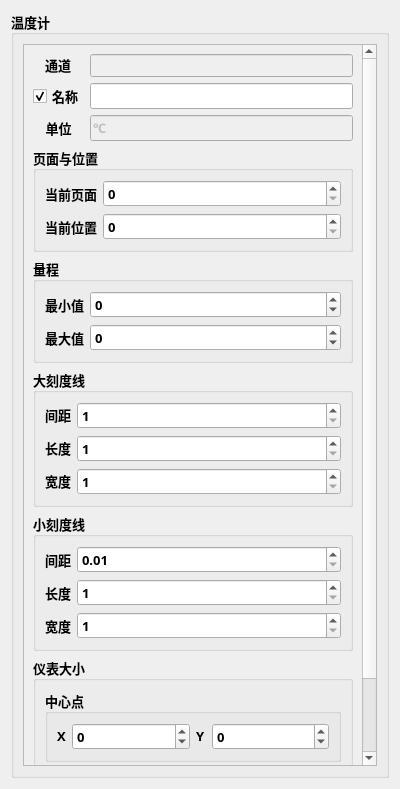
<?xml version="1.0" encoding="UTF-8"?>
<ui version="4.0">
 <class>ThermoMeterConfig</class>
 <widget class="QWidget" name="ThermoMeterConfig">
  <property name="windowModality">
   <enum>Qt::WindowModal</enum>
  </property>
  <property name="geometry">
   <rect>
    <x>0</x>
    <y>0</y>
    <width>400</width>
    <height>789</height>
   </rect>
  </property>
  <property name="sizePolicy">
   <sizepolicy hsizetype="Minimum" vsizetype="Preferred">
    <horstretch>0</horstretch>
    <verstretch>0</verstretch>
   </sizepolicy>
  </property>
  <property name="minimumSize">
   <size>
    <width>200</width>
    <height>300</height>
   </size>
  </property>
  <property name="maximumSize">
   <size>
    <width>400</width>
    <height>16777215</height>
   </size>
  </property>
  <property name="baseSize">
   <size>
    <width>300</width>
    <height>400</height>
   </size>
  </property>
  <property name="font">
   <font>
    <family>楷体</family>
    <pointsize>10</pointsize>
    <weight>75</weight>
    <bold>true</bold>
   </font>
  </property>
  <property name="windowTitle">
   <string>Form</string>
  </property>
  <layout class="QVBoxLayout" name="verticalLayout_4">
   <item>
    <widget class="QGroupBox" name="groupBox_2">
     <property name="title">
      <string>温度计</string>
     </property>
     <layout class="QVBoxLayout" name="verticalLayout_3">
      <item>
       <widget class="QScrollArea" name="scrollArea">
        <property name="sizePolicy">
         <sizepolicy hsizetype="Preferred" vsizetype="Preferred">
          <horstretch>0</horstretch>
          <verstretch>0</verstretch>
         </sizepolicy>
        </property>
        <property name="widgetResizable">
         <bool>true</bool>
        </property>
        <widget class="QWidget" name="scrollAreaWidgetContents">
         <property name="geometry">
          <rect>
           <x>0</x>
           <y>0</y>
           <width>331</width>
           <height>747</height>
          </rect>
         </property>
         <layout class="QVBoxLayout" name="verticalLayout_2">
          <item>
           <layout class="QGridLayout" name="gridLayout_4">
            <item row="0" column="1">
             <widget class="QLineEdit" name="channelLineEdit">
              <property name="enabled">
               <bool>false</bool>
              </property>
              <property name="font">
               <font>
                <family>Arial</family>
                <pointsize>10</pointsize>
               </font>
              </property>
              <property name="focusPolicy">
               <enum>Qt::ClickFocus</enum>
              </property>
              <property name="autoFillBackground">
               <bool>false</bool>
              </property>
              <property name="readOnly">
               <bool>false</bool>
              </property>
              <property name="cursorMoveStyle">
               <enum>Qt::LogicalMoveStyle</enum>
              </property>
             </widget>
            </item>
            <item row="0" column="0" alignment="Qt::AlignHCenter|Qt::AlignVCenter">
             <widget class="QLabel" name="channelLablel">
              <property name="sizePolicy">
               <sizepolicy hsizetype="Preferred" vsizetype="Preferred">
                <horstretch>0</horstretch>
                <verstretch>0</verstretch>
               </sizepolicy>
              </property>
              <property name="text">
               <string>通道</string>
              </property>
              <property name="buddy">
               <cstring>channelLineEdit</cstring>
              </property>
             </widget>
            </item>
            <item row="1" column="0">
             <widget class="QCheckBox" name="titleCheckBox">
              <property name="focusPolicy">
               <enum>Qt::ClickFocus</enum>
              </property>
              <property name="text">
               <string>名称</string>
              </property>
              <property name="checked">
               <bool>true</bool>
              </property>
             </widget>
            </item>
            <item row="1" column="1">
             <widget class="QLineEdit" name="titleLineEdit">
              <property name="focusPolicy">
               <enum>Qt::ClickFocus</enum>
              </property>
             </widget>
            </item>
            <item row="2" column="1">
             <widget class="QLineEdit" name="unitsLineEdit">
              <property name="enabled">
               <bool>false</bool>
              </property>
              <property name="sizePolicy">
               <sizepolicy hsizetype="Preferred" vsizetype="Fixed">
                <horstretch>0</horstretch>
                <verstretch>0</verstretch>
               </sizepolicy>
              </property>
              <property name="text">
               <string>℃</string>
              </property>
             </widget>
            </item>
            <item row="2" column="0">
             <widget class="QLabel" name="label">
              <property name="sizePolicy">
               <sizepolicy hsizetype="Preferred" vsizetype="Preferred">
                <horstretch>0</horstretch>
                <verstretch>0</verstretch>
               </sizepolicy>
              </property>
              <property name="text">
               <string>单位</string>
              </property>
              <property name="alignment">
               <set>Qt::AlignCenter</set>
              </property>
             </widget>
            </item>
           </layout>
          </item>
          <item>
           <widget class="QGroupBox" name="PosGroupBox">
            <property name="title">
             <string>页面与位置</string>
            </property>
            <layout class="QGridLayout" name="gridLayout_6">
             <item row="0" column="0">
              <widget class="QLabel" name="currentPageLablel">
               <property name="text">
                <string>当前页面</string>
               </property>
              </widget>
             </item>
             <item row="0" column="1">
              <widget class="QSpinBox" name="pageSpinBox">
               <property name="sizePolicy">
                <sizepolicy hsizetype="Expanding" vsizetype="Fixed">
                 <horstretch>0</horstretch>
                 <verstretch>0</verstretch>
                </sizepolicy>
               </property>
               <property name="focusPolicy">
                <enum>Qt::ClickFocus</enum>
               </property>
              </widget>
             </item>
             <item row="1" column="0">
              <widget class="QLabel" name="posLablel">
               <property name="text">
                <string>当前位置</string>
               </property>
              </widget>
             </item>
             <item row="1" column="1">
              <widget class="QSpinBox" name="posSpinBox">
               <property name="sizePolicy">
                <sizepolicy hsizetype="Expanding" vsizetype="Fixed">
                 <horstretch>0</horstretch>
                 <verstretch>0</verstretch>
                </sizepolicy>
               </property>
               <property name="focusPolicy">
                <enum>Qt::ClickFocus</enum>
               </property>
              </widget>
             </item>
            </layout>
           </widget>
          </item>
          <item>
           <widget class="QGroupBox" name="groupBox">
            <property name="title">
             <string>量程</string>
            </property>
            <layout class="QGridLayout" name="gridLayout_7">
             <item row="1" column="1">
              <widget class="QSpinBox" name="maxValueSpinBox">
               <property name="sizePolicy">
                <sizepolicy hsizetype="Expanding" vsizetype="Fixed">
                 <horstretch>0</horstretch>
                 <verstretch>0</verstretch>
                </sizepolicy>
               </property>
               <property name="focusPolicy">
                <enum>Qt::ClickFocus</enum>
               </property>
               <property name="minimum">
                <number>-1000</number>
               </property>
               <property name="maximum">
                <number>1000</number>
               </property>
              </widget>
             </item>
             <item row="0" column="1">
              <widget class="QSpinBox" name="minValueSpinBox">
               <property name="sizePolicy">
                <sizepolicy hsizetype="Expanding" vsizetype="Fixed">
                 <horstretch>0</horstretch>
                 <verstretch>0</verstretch>
                </sizepolicy>
               </property>
               <property name="focusPolicy">
                <enum>Qt::ClickFocus</enum>
               </property>
               <property name="minimum">
                <number>-1000</number>
               </property>
               <property name="maximum">
                <number>1000</number>
               </property>
              </widget>
             </item>
             <item row="1" column="0">
              <widget class="QLabel" name="maxLabel">
               <property name="text">
                <string>最大值</string>
               </property>
              </widget>
             </item>
             <item row="0" column="0">
              <widget class="QLabel" name="minLabel">
               <property name="text">
                <string>最小值</string>
               </property>
              </widget>
             </item>
            </layout>
           </widget>
          </item>
          <item>
           <widget class="QGroupBox" name="majorScalegroupBox">
            <property name="font">
             <font>
              <weight>75</weight>
              <bold>true</bold>
             </font>
            </property>
            <property name="title">
             <string>大刻度线</string>
            </property>
            <layout class="QGridLayout" name="gridLayout_2">
             <item row="2" column="1">
              <widget class="QSpinBox" name="majorWidthSpinBox">
               <property name="minimum">
                <number>1</number>
               </property>
              </widget>
             </item>
             <item row="2" column="0">
              <widget class="QLabel" name="majorScaleWidthLabel">
               <property name="sizePolicy">
                <sizepolicy hsizetype="Fixed" vsizetype="Fixed">
                 <horstretch>0</horstretch>
                 <verstretch>0</verstretch>
                </sizepolicy>
               </property>
               <property name="text">
                <string>宽度</string>
               </property>
               <property name="buddy">
                <cstring>majorWidthSpinBox</cstring>
               </property>
              </widget>
             </item>
             <item row="1" column="0">
              <widget class="QLabel" name="majorScaleLengthLabel">
               <property name="sizePolicy">
                <sizepolicy hsizetype="Fixed" vsizetype="Fixed">
                 <horstretch>0</horstretch>
                 <verstretch>0</verstretch>
                </sizepolicy>
               </property>
               <property name="text">
                <string>长度</string>
               </property>
               <property name="buddy">
                <cstring>majorLengthSpinBox</cstring>
               </property>
              </widget>
             </item>
             <item row="0" column="1">
              <widget class="QSpinBox" name="majorNumSpinBox">
               <property name="minimum">
                <number>1</number>
               </property>
              </widget>
             </item>
             <item row="0" column="0">
              <widget class="QLabel" name="majorScaleNumLablel">
               <property name="sizePolicy">
                <sizepolicy hsizetype="Fixed" vsizetype="Fixed">
                 <horstretch>0</horstretch>
                 <verstretch>0</verstretch>
                </sizepolicy>
               </property>
               <property name="text">
                <string>间距</string>
               </property>
               <property name="buddy">
                <cstring>majorNumSpinBox</cstring>
               </property>
              </widget>
             </item>
             <item row="1" column="1">
              <widget class="QSpinBox" name="majorLengthSpinBox">
               <property name="minimum">
                <number>1</number>
               </property>
              </widget>
             </item>
            </layout>
           </widget>
          </item>
          <item>
           <widget class="QGroupBox" name="minnorScaleGroupBox">
            <property name="font">
             <font>
              <weight>75</weight>
              <bold>true</bold>
             </font>
            </property>
            <property name="title">
             <string>小刻度线</string>
            </property>
            <layout class="QGridLayout" name="gridLayout_3">
             <item row="1" column="0">
              <widget class="QLabel" name="minorScaleLengthLabel">
               <property name="sizePolicy">
                <sizepolicy hsizetype="Fixed" vsizetype="Preferred">
                 <horstretch>0</horstretch>
                 <verstretch>0</verstretch>
                </sizepolicy>
               </property>
               <property name="text">
                <string>长度</string>
               </property>
               <property name="buddy">
                <cstring>minorLengthSpinBox</cstring>
               </property>
              </widget>
             </item>
             <item row="1" column="1">
              <widget class="QSpinBox" name="minorLengthSpinBox">
               <property name="minimum">
                <number>1</number>
               </property>
              </widget>
             </item>
             <item row="0" column="0">
              <widget class="QLabel" name="minorScaleNumLablel">
               <property name="sizePolicy">
                <sizepolicy hsizetype="Fixed" vsizetype="Preferred">
                 <horstretch>0</horstretch>
                 <verstretch>0</verstretch>
                </sizepolicy>
               </property>
               <property name="text">
                <string>间距</string>
               </property>
               <property name="buddy">
                <cstring>minorNumDoubleSpinBox</cstring>
               </property>
              </widget>
             </item>
             <item row="2" column="1">
              <widget class="QSpinBox" name="minorWidthSpinBox">
               <property name="minimum">
                <number>1</number>
               </property>
              </widget>
             </item>
             <item row="2" column="0">
              <widget class="QLabel" name="minorScaleWidthLabel">
               <property name="sizePolicy">
                <sizepolicy hsizetype="Fixed" vsizetype="Preferred">
                 <horstretch>0</horstretch>
                 <verstretch>0</verstretch>
                </sizepolicy>
               </property>
               <property name="text">
                <string>宽度</string>
               </property>
               <property name="buddy">
                <cstring>minorWidthSpinBox</cstring>
               </property>
              </widget>
             </item>
             <item row="0" column="1">
              <widget class="QDoubleSpinBox" name="minorNumDoubleSpinBox">
               <property name="minimum">
                <double>0.010000000000000</double>
               </property>
               <property name="singleStep">
                <double>0.010000000000000</double>
               </property>
              </widget>
             </item>
            </layout>
           </widget>
          </item>
          <item>
           <widget class="QGroupBox" name="geometryGroupBox">
            <property name="font">
             <font>
              <weight>75</weight>
              <bold>true</bold>
             </font>
            </property>
            <property name="title">
             <string>仪表大小</string>
            </property>
            <layout class="QVBoxLayout" name="verticalLayout">
             <item>
              <widget class="QGroupBox" name="centerGroupBox">
               <property name="title">
                <string>中心点</string>
               </property>
               <layout class="QHBoxLayout" name="horizontalLayout">
                <item>
                 <widget class="QLabel" name="radiusXLablel">
                  <property name="sizePolicy">
                   <sizepolicy hsizetype="Fixed" vsizetype="Fixed">
                    <horstretch>0</horstretch>
                    <verstretch>0</verstretch>
                   </sizepolicy>
                  </property>
                  <property name="text">
                   <string>X</string>
                  </property>
                  <property name="buddy">
                   <cstring>XSpinBox</cstring>
                  </property>
                 </widget>
                </item>
                <item>
                 <widget class="QSpinBox" name="XSpinBox">
                  <property name="minimum">
                   <number>-400</number>
                  </property>
                  <property name="maximum">
                   <number>400</number>
                  </property>
                 </widget>
                </item>
                <item>
                 <widget class="QLabel" name="radiusYLablel">
                  <property name="sizePolicy">
                   <sizepolicy hsizetype="Fixed" vsizetype="Fixed">
                    <horstretch>0</horstretch>
                    <verstretch>0</verstretch>
                   </sizepolicy>
                  </property>
                  <property name="text">
                   <string>Y</string>
                  </property>
                  <property name="buddy">
                   <cstring>YSpinBox</cstring>
                  </property>
                 </widget>
                </item>
                <item>
                 <widget class="QSpinBox" name="YSpinBox">
                  <property name="minimum">
                   <number>-300</number>
                  </property>
                  <property name="maximum">
                   <number>300</number>
                  </property>
                 </widget>
                </item>
               </layout>
              </widget>
             </item>
             <item>
              <layout class="QGridLayout" name="gridLayout">
               <item row="0" column="0">
                <widget class="QLabel" name="widthLabel">
                 <property name="sizePolicy">
                  <sizepolicy hsizetype="Fixed" vsizetype="Fixed">
                   <horstretch>0</horstretch>
                   <verstretch>0</verstretch>
                  </sizepolicy>
                 </property>
                 <property name="text">
                  <string>宽度</string>
                 </property>
                </widget>
               </item>
               <item row="0" column="1">
                <widget class="QSpinBox" name="widthSpinBox">
                 <property name="minimum">
                  <number>0</number>
                 </property>
                 <property name="maximum">
                  <number>2000</number>
                 </property>
                </widget>
               </item>
               <item row="1" column="0">
                <widget class="QLabel" name="heightLabel">
                 <property name="text">
                  <string>高度</string>
                 </property>
                </widget>
               </item>
               <item row="1" column="1">
                <widget class="QSpinBox" name="heightSpinBox">
                 <property name="minimum">
                  <number>0</number>
                 </property>
                 <property name="maximum">
                  <number>2000</number>
                 </property>
                </widget>
               </item>
              </layout>
             </item>
            </layout>
           </widget>
          </item>
         </layout>
        </widget>
       </widget>
      </item>
     </layout>
    </widget>
   </item>
  </layout>
 </widget>
 <resources/>
 <connections>
  <connection>
   <sender>titleCheckBox</sender>
   <signal>clicked(bool)</signal>
   <receiver>titleLineEdit</receiver>
   <slot>setEnabled(bool)</slot>
   <hints>
    <hint type="sourcelabel">
     <x>62</x>
     <y>64</y>
    </hint>
    <hint type="destinationlabel">
     <x>118</x>
     <y>62</y>
    </hint>
   </hints>
  </connection>
 </connections>
</ui>
